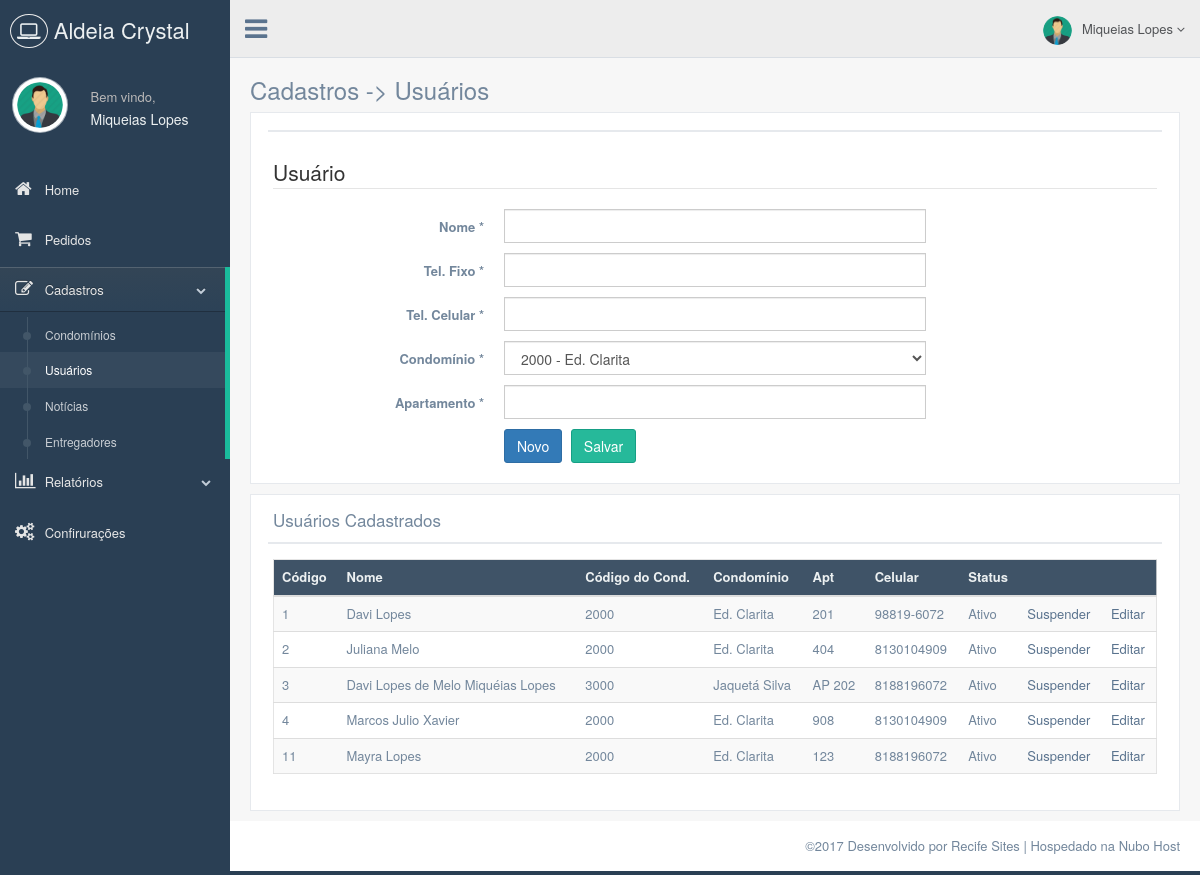
Screenshot of /production/usuarioapp.php (signed in) with the database file from the repository.
### tables this page shows
CREATE TABLE `usuario_app` (
  `id_usuario_app` int(11) NOT NULL,
  `nome` varchar(255) NOT NULL,
  `telefone_fixo` varchar(255) NOT NULL,
  `telefone_celular` varchar(255) NOT NULL,
  `apt` varchar(255) NOT NULL,
  `codigo_acesso` text NOT NULL,
  `status` varchar(1) NOT NULL DEFAULT 'A',
  `condominio_id` int(11) NOT NULL
);

CREATE TABLE `condominio` (
  `id_condominio` int(11) NOT NULL,
  `nome` varchar(255) NOT NULL,
  `rua` varchar(255) NOT NULL,
  `numero` varchar(255) NOT NULL,
  `bairro` varchar(255) NOT NULL,
  `cidade` varchar(255) NOT NULL,
  `uf` varchar(255) NOT NULL,
  `cep` varchar(255) NOT NULL,
  `referencia` varchar(255) NOT NULL,
  `nome_sindico` varchar(255) NOT NULL,
  `telefone` varchar(20) NOT NULL,
  `status` varchar(1) NOT NULL DEFAULT 'A',
  `id_entregador` int(11) NOT NULL
);

### production/usuarioapp.php (the view, shortened to what this page needs)
<?php
include 'php/connection.php';
$mode = "add_usuarioapp";
?>
<!DOCTYPE html>
<html lang="pt-BR">
  <head>
    <link href="../vendors/bootstrap/dist/css/bootstrap.min.css" rel="stylesheet">
    <link href="../vendors/font-awesome/css/font-awesome.min.css" rel="stylesheet">
    <link href="../vendors/nprogress/nprogress.css" rel="stylesheet">
    <link href="../build/css/custom.min.css" rel="stylesheet">
  </head>
  <body class="nav-md">
    <div class="container body">
      <div class="main_container">
        <div class="col-md-3 left_col">
          <div class="left_col scroll-view">
            <div class="navbar nav_title" style="border: 0;">
              <a href="index.php" class="site_title"><i class="fa fa-laptop"></i> <span>Aldeia Crystal</span></a>
            </div>
            <?php
              include 'php/inc/menu_profile.php';
            ?>
            <br />
            <?php
              include 'php/inc/side.php';
            ?>
          </div>
        </div>
        <?php
          include 'php/inc/top.php';
        ?>
        <div class="right_col" role="main">
          <div class="">
            <div class="page-title">
              <div class="title_left">
                <h3>Cadastros -> Usuários</h3>
              </div>
            </div>
            <div class="clearfix"></div>
            <div class="row">
              <div class="col-md-12 col-sm-12 col-xs-12">
                <div class="x_panel">
                  <div class="x_title">
                  </div>
                  <div class="x_content">
                    <form class="form-horizontal form-label-left" novalidate name="form" method="post" action="php/facade.php?a=<?php echo $mode; ?>">
                      <span class="section">Usuário</span>
                      <div class="item form-group">
                        <label class="control-label col-md-3 col-sm-3 col-xs-12" for="name">Nome <span class="required">*</span>
                        </label>
                        <div class="col-md-6 col-sm-6 col-xs-12">
                          <input id="nome" class="form-control col-md-7 col-xs-12" name="nome" required="required" type="text" value="<?php echo $nome; ?>">
                        </div>
                      </div>
                      <div class="item form-group">
                        <label class="control-label col-md-3 col-sm-3 col-xs-12" for="email">Tel. Fixo <span class="required">*</span>
                        </label>
                        <div class="col-md-6 col-sm-6 col-xs-12">
                          <input type="text" id="telefone_fixo" name="telefone_fixo" required="required" class="form-control col-md-7 col-xs-12" value="<?php echo $telefone_fixo; ?>">
                        </div>
                      </div>
                      <div class="item form-group">
                        <label class="control-label col-md-3 col-sm-3 col-xs-12" for="email">Tel. Celular <span class="required">*</span>
                        </label>
                        <div class="col-md-6 col-sm-6 col-xs-12">
                          <input type="text" id="telefone_celular" name="telefone_celular" required="required" class="form-control col-md-7 col-xs-12" value="<?php echo $telefone_celular; ?>">
                        </div>
                      </div>
                      <div class="item form-group">
                        <label class="control-label col-md-3 col-sm-3 col-xs-12" for="number">Condomínio <span class="required">*</span>
                        </label>
                        <div class="col-md-6 col-sm-6 col-xs-12">
                          <select class="form-control" name="condominio_id">
                            <?php
                              $sql = "SELECT id_condominio, nome FROM condominio ORDER BY nome ASC";
                              $result = mysqli_query($mysqli, $sql);
                              while ($row = mysqli_fetch_array($result, MYSQLI_BOTH)) {
                                if ($row['id_condominio'] == $condominio_id) {
                                  echo "<option value=\"".$row['id_condominio']."\" selected>".($row['id_condominio'] * 1000). " - ".$row['nome']."</option>";
                                } else {
                                  echo "<option value=\"".$row['id_condominio']."\">".($row['id_condominio'] * 1000). " - " .$row['nome']."</option>";
                                }
                              }
                            ?>
                          </select>
                        </div>
                      </div>
                      <div class="item form-group">
                        <label class="control-label col-md-3 col-sm-3 col-xs-12" for="website">Apartamento <span class="required">*</span>
                        </label>
                        <div class="col-md-6 col-sm-6 col-xs-12">
                          <input type="number" id="apt" name="apt" required="required" class="form-control col-md-7 col-xs-12" value="<?php echo $apt; ?>">
                        </div>
                      </div>
                      <div class="form-group">
                        <div class="col-md-6 col-md-offset-3">
                          <button type="button" class="btn btn-primary" onclick="window.location.href='usuarioapp.php'">Novo</button>
                          <button id="send" type="submit" class="btn btn-success">Salvar</button>
                        </div>
                      </div>
                    </form>
                  </div>
                </div>
              </div>
            </div>
          </div>
            <div class="row">
              <div class="col-md-12 col-sm-12 col-xs-12">
                <div class="x_panel">
                  <div class="x_title">
                    <h2>Usuários Cadastrados</h2>
                    <div class="clearfix"></div>
                  </div>
                  <div class="x_content">
                    <div class="table-responsive">
                      <table class="table table-striped jambo_table bulk_action">
                        <thead>
                          <tr class="headings">
                            <th class="column-title">Código </th>
                            <th class="column-title">Nome </th>
                            <th class="column-title">Código do Cond. </th>
                            <th class="column-title">Condomínio </th>
                            <th class="column-title">Apt </th>
                            <th class="column-title">Celular </th>
                            <th class="column-title">Status </th>
                            <th class="column-title no-link last"><span class="nobr"></span>
                            </th>
                            <th class="column-title no-link last"><span class="nobr"></span>
                            </th>
                          </tr>
                        </thead>
                        <tbody>
                        <?php
                          $sql = "SELECT u.id_usuario_app, u.nome, u.telefone_fixo,
                                          u.telefone_celular, u.apt, u.codigo_acesso,
                                          u.status, u.condominio_id, u.status,
                                          c.nome as nome_condominio, c.id_condominio
                                  FROM usuario_app u, condominio c
                                  WHERE c.id_condominio = u.condominio_id";
                          $result = mysqli_query($mysqli, $sql);
                          $i = 0;
                          while ($row = mysqli_fetch_array($result, MYSQLI_BOTH)) {
                            if ($i % 2 == 0) {
                              $class = "even pointe";
                            } else {
                              $class = "odd pointe";
                            }
                            if ($row["status"] == "A") {
                              $status = "Ativo";
                              $tr = '<td class=" last"><a href="php/facade.php?a=del_usuarioapp&id='.$row["id_usuario_app"].'">Suspender</a></td>';
                            } else {
                              $status = "Inativo";
                              $tr = '<td class=" last"><a href="php/facade.php?a=active_usuarioapp&id='.$row["id_usuario_app"].'">Ativar</a></td>';
                            }
                            echo '<tr class="'.$class.'">
                                    <td class=" ">'.$row["id_usuario_app"].'</td>
                                    <td class=" ">'.utf8_encode(utf8_decode($row["nome"])).'</td>
                                    <td class=" ">'.($row["condominio_id"] * 1000).'</td>
                                    <td class=" ">'.utf8_encode(utf8_decode($row["nome_condominio"])).'</td>
                                    <td class=" ">'.$row["apt"].'</td>
                                    <td class=" ">'.$row["telefone_celular"].'</td>
                                    <td class=" ">'.$status.'</td>
                                    '.$tr.'
                                    <td class=" last"><a href="usuarioapp.php?id='.$row["id_usuario_app"].'">Editar</a></td>
                                  </tr>';
                            $i++;
                          }
                        ?>
                        </tbody>
                      </table>
                    </div>
                  </div>
                </div>
              </div>
            </div>
          </div>
        </div>
        <?php
          include 'php/inc/footer.php';
        ?>
      </div>
  </body>
</html>

### rows the page displays
usuario_app: id_usuario_app "1", nome "Davi Lopes", $row['condominio_id']*1000 "2000", condominio.nome "Ed. Clarita", apt "201", telefone_celular "98819-6072", status "Ativo"
usuario_app: id_usuario_app "2", nome "Juliana Melo", $row['condominio_id']*1000 "2000", condominio.nome "Ed. Clarita", apt "404", telefone_celular "8130104909", status "Ativo"
usuario_app: id_usuario_app "3", nome "Davi Lopes de Melo Miquéias Lopes", $row['condominio_id']*1000 "3000", condominio.nome "Jaquetá Silva", apt "AP 202", telefone_celular "8188196072", status "Ativo"
usuario_app: id_usuario_app "4", nome "Marcos Julio Xavier", $row['condominio_id']*1000 "2000", condominio.nome "Ed. Clarita", apt "908", telefone_celular "8130104909", status "Ativo"
usuario_app: id_usuario_app "11", nome "Mayra Lopes", $row['condominio_id']*1000 "2000", condominio.nome "Ed. Clarita", apt "123", telefone_celular "8188196072", status "Ativo"

### other values shown
utf8_encode($_SESSION["nome"]) "Miqueias Lopes"
form field condominio_id "2000 - Ed. Clarita"
